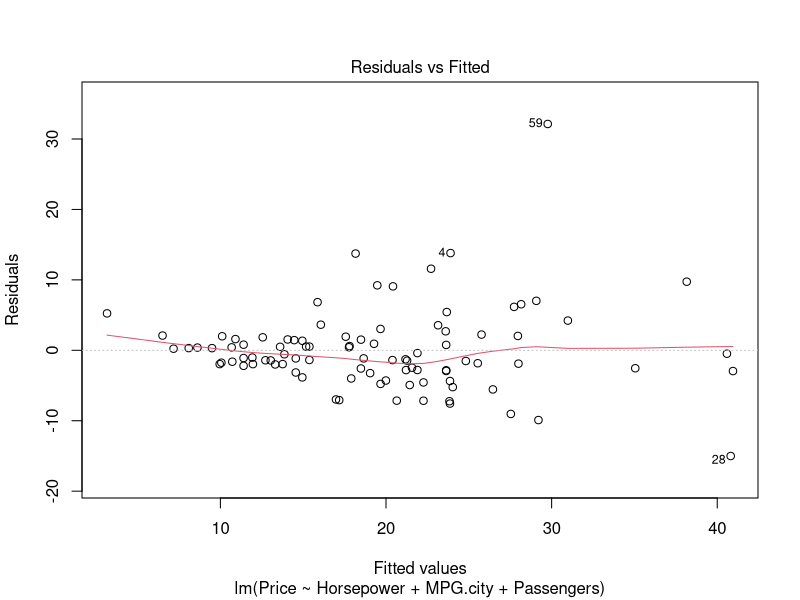
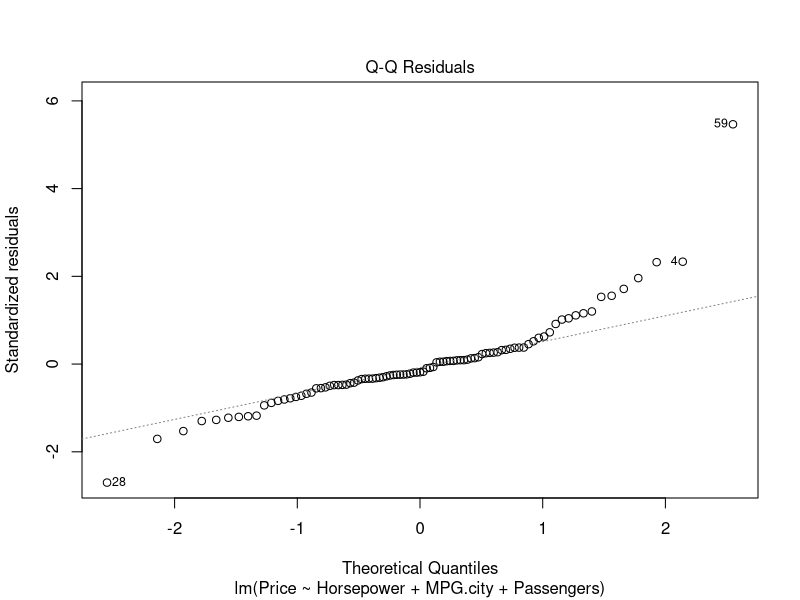
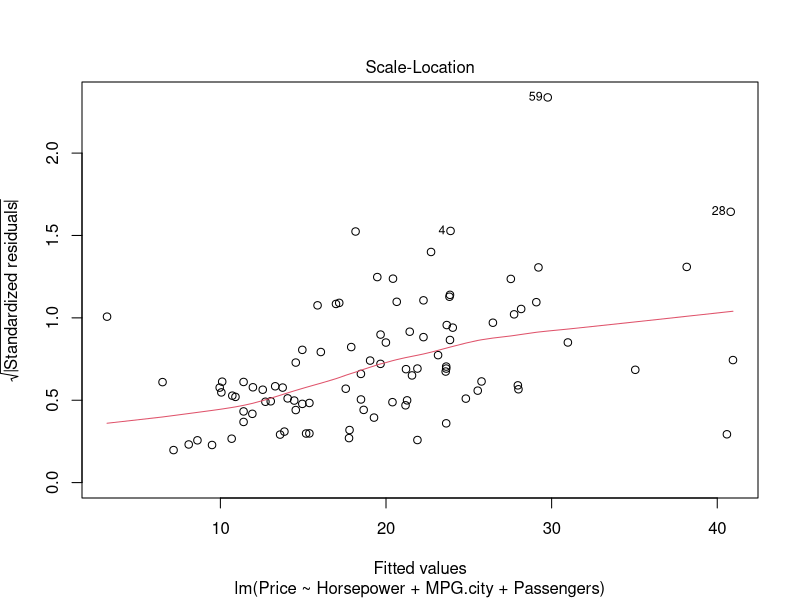
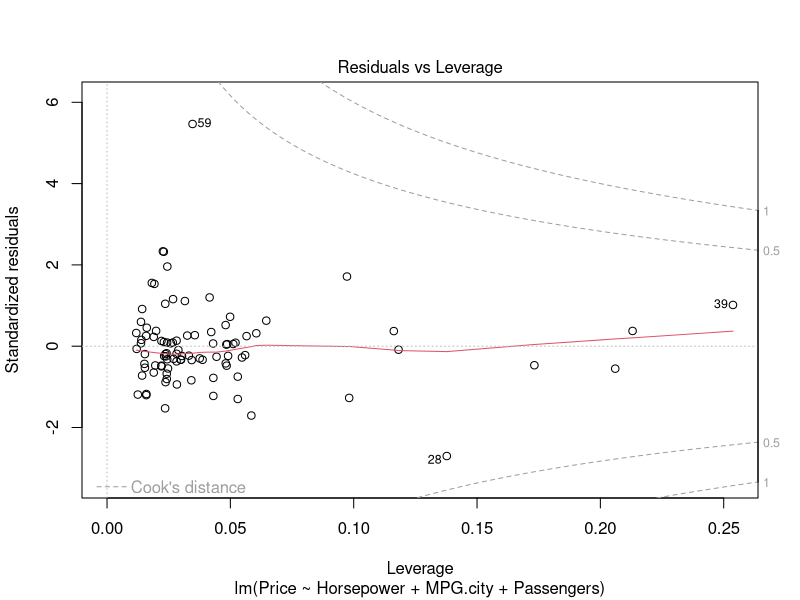
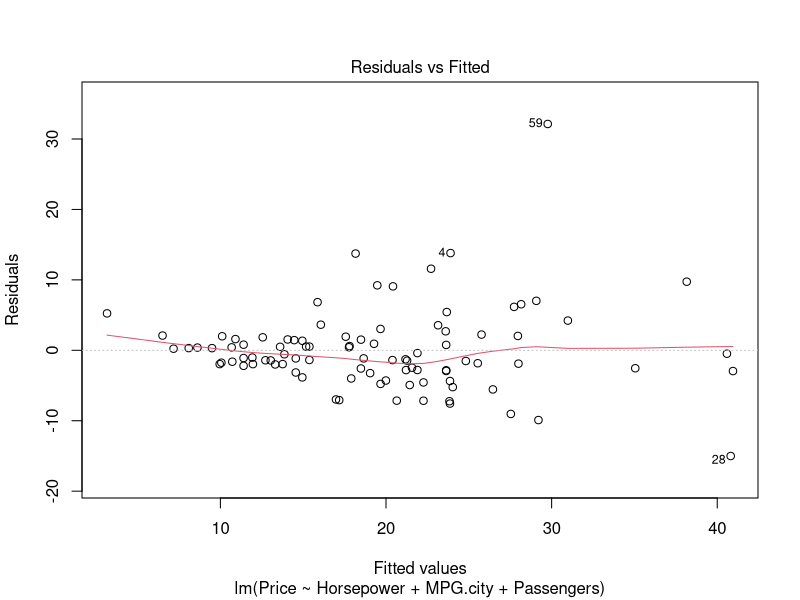
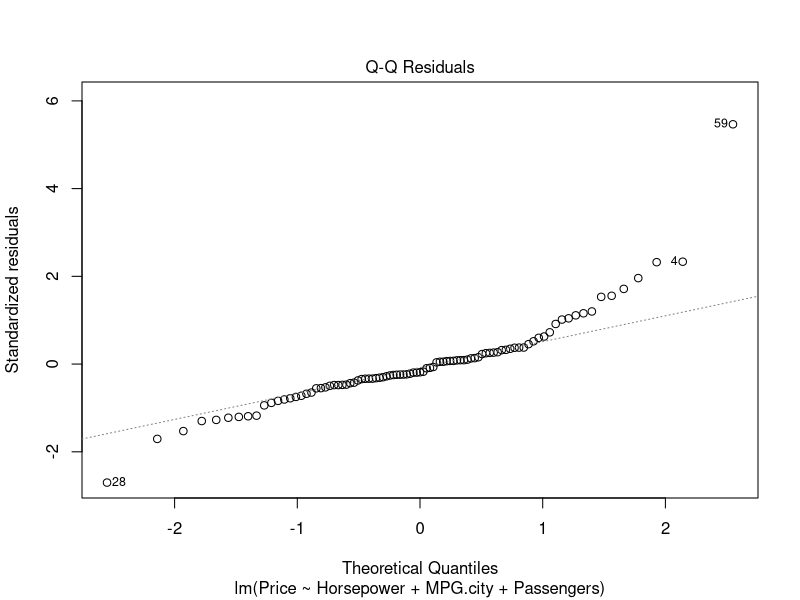
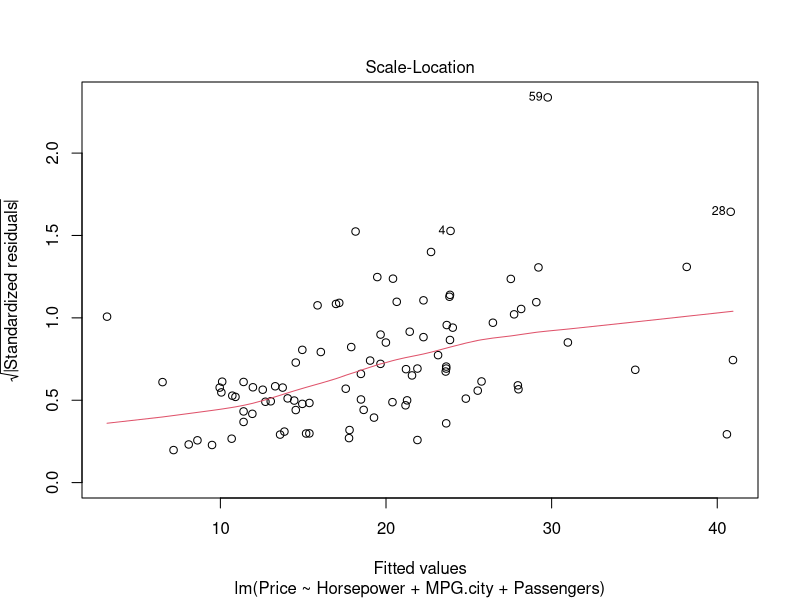
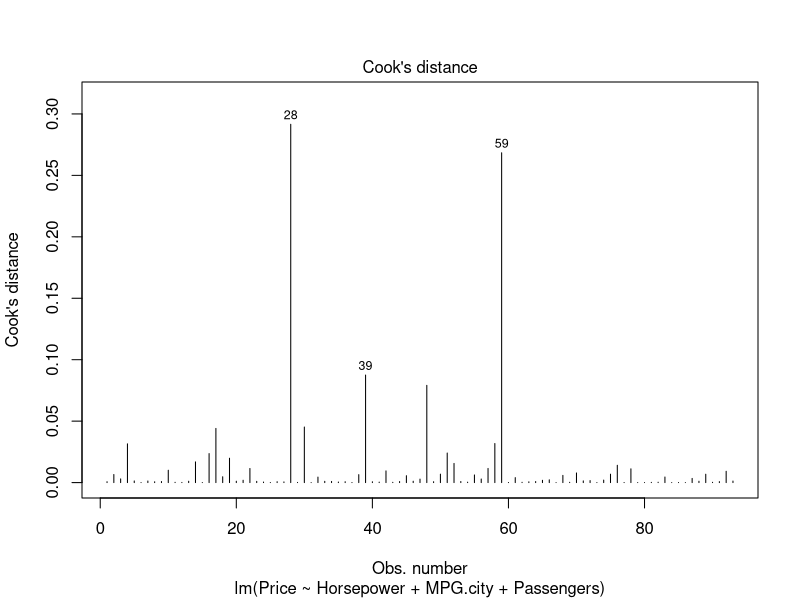

These figures' R source, in order:
### Title:    Regression in R 5: Diagnostics
### Author:   Kyle M. Lang
### Created:  2017-10-08
### Modified: 2023-01-26

rm(list = ls(all = TRUE))


###-Preliminaries------------------------------------------------------------###

library(car)      # For partial residual plots
library(dplyr)    # For data manipulation
library(sandwich) # For robust standard errors
library(lmtest)   # For hypothesis tests using robust standard errors

## Load some data:
data(Cars93, package = "MASS")

################################################################################
## PRACTICE PROBLEM 5.1
##
## Use the readRDS() function to load the "airQual.rds" dataset.
##
## NOTE: Unless otherwise instructed, use the airQual data to answer all of the
##       following practice problems.
##
################################################################################


###-Diagnostics--------------------------------------------------------------###

out1 <- lm(Price ~ Horsepower + MPG.city + Passengers, data = Cars93)
summary(out1)

################################################################################
## PRACTICE PROBLEM 5.2
##
## Regress "Temp" onto "Ozone", "Wind", "Solar.R", and the square of "Ozone".
## - In the following practice problems, this model will be referred to as "M0".
##
################################################################################

## Generate all diagnostic plots:
plot(out1)

## Residuals vs. Predicted plot:
plot(out1, which = 1)

## Q-Q Plot:
plot(out1, which = 2)

## Scale-Location Plot:
plot(out1, which = 3)

## Cook's Distance Plot:
plot(out1, which = 4)

## Residuals vs. Leverage Plot:
plot(out1, which = 5)

## Panel of partial residual plots:
crPlots(out1)

## Invidual partial residual plots:
crPlot(out1, "Horsepower")
crPlot(out1, "MPG.city")
crPlot(out1, "Passengers")

################################################################################
## PRACTICE PROBLEM 5.3
##
## Use the model you estimated in PP 5.2 (i.e., M0) to complete the following
## tasks and answer the associated questions.
##
## a) Plot the residuals from the model against its fitted values.
##    - What can you infer from this plot?
## b) Evaluate the homoscedasticity assumption using a scale-location plot.
##    - What conclusions can you draw from this plot?
## c) Evaluate the linearity assumption using partial residual plots.
##    - What can you infer from these plots?
## d) Evaluate the normality of the residuals using a Q-Q plot.
##    - Judging by the information gained from this Q-Q plot, do you think it's
##      safe to assume normally distributed errors?
##
################################################################################


###-Robust Standard Errors---------------------------------------------------###

## Use sandwich::vcovHC() to compute the HC estimate of the ACOV:
covHC1 <- vcovHC(out1)

## Do a robust test of the coefficients:
coeftest(out1, vcov = covHC1)

## Compare the default version:
summary(out1)$coefficients

################################################################################
## PRACTICE PROBLEM 5.4
##
## a) Estimate the heteroscedasticity consistent (HC) asymptotic covariance
##    matrix for M0 (i.e., the model from PP 5.2).
## b) Use the HC covariance matrix from (a) to test the coefficients of M0 with
##    robust SEs.
## c) Compare the results from (b) to the default tests of M0's coefficients.
##    - What changes when using robust SEs?
##
################################################################################

## Extend 'out1' by adding some interactions:
out1.2 <- update(out1, ". ~ . + Horsepower * MPG.city + Passengers * MPG.city")
summary(out1.2)

## Compare the 'out1' and 'out1.2' models using robust SEs:
waldtest(out1, out1.2, vcov = vcovHC)

### OR ###

covHC1.2 <- vcovHC(out1.2)
waldtest(out1, out1.2, vcov = covHC1.2)

################################################################################
## PRACTICE PROBLEM 5.5
##
## Update M0 by adding the squares of "Wind" and "Solar.R" and re-estimating the
## model.
##
################################################################################

################################################################################
## PRACTICE PROBLEM 5.6
##
## Use the models you estimated in PP 5.2 and PP 5.5 to complete the following
## tasks.
##
## a) Using HC estimates of the SEs, conduct a nested model comparison to test
##    if adding the squares of "Wind" and "Solar.R" to M0 explains
##    significantly more variance in "Temp".
##    - What is the conclusion of this test?
## b) Compare the test in (a) to the default version that does not use HC
##    estimates of the SEs.
##    - What differs when using robust SEs?
##
################################################################################


###-Another Model------------------------------------------------------------###

out2 <- lm(MPG.city ~ Horsepower + Fuel.tank.capacity + Weight, data = Cars93)
summary(out2)

## Residuals vs. Predicted plot:
plot(out2, which = 1)

## Q-Q Plot:
plot(out2, which = 2)

## Scale-Location Plot:
plot(out2, which = 3)

## Cook's Distance Plot:
plot(out2, which = 4)

## Residuals vs. Leverage Plot:
plot(out2, which = 5)

## Partial Residual Plots:
crPlots(out2)


###-Outliers & High-Leverage Cases-------------------------------------------###

## Externally studentized residuals to check for outliers:
(sr2 <- rstudent(out2))

## Create index plot of studentized residuals:
plot(sr2)

## Find the observation number for the two most extreme outliers:
badSr2 <- sr2 %>% abs() %>% sort() %>% tail(2) %>% names() %>% as.numeric()
badSr2


################################################################################
## PRACTICE PROBLEM 5.7
##
## a) Compute the studentized residuals of M0 (i.e., the model from PP 5.2).
## b) Create an index plot of the studentized residuals computed in (a).
##    - What can you infer from this plot?
## c) What are the observation numbers for the two most probable outliers
##    according to the studentized residuals from (a)?
##
################################################################################

## Compute leverages to find high-leverage points:
lev2 <- hatvalues(out2)
lev2

## Create index plot of leverages:
plot(lev2)

## Store the observation numbers for the most extreme leverages:
badLev2 <- lev2 %>% sort() %>% tail(3) %>% names() %>% as.numeric()
badLev2

################################################################################
## PRACTICE PROBLEM 5.8
##
## a) Compute the leverages of M0.
## b) Create an index plot of the leverages computed in (a).
##    - What can you infer from this plot?
## c) What are the observation numbers with the three highest leverages?
##
################################################################################


###-Measures of Influence----------------------------------------------------###

## Compute a panel of leave-one-out influence measures:
(im2 <- influence.measures(out2))

## Compute individual measures of influence:
(cd2  <- cooks.distance(out2))
(dfb2 <- dfbetas(out2))

## Create index plots for measures of influence:
plot(cd2)

plot(dfb2[ , 1])
plot(dfb2[ , 2])
plot(dfb2[ , 3])
plot(dfb2[ , 4])

## Find the single most influential observation:
(maxCd    <- which.max(cd2))
(maxDfbI  <- which.max(abs(dfb2[ , 1])))
(maxDfbB1 <- which.max(abs(dfb2[ , 2])))
(maxDfbB2 <- which.max(abs(dfb2[ , 3])))
(maxDfbB3 <- which.max(abs(dfb2[ , 4])))

################################################################################
## PRACTICE PROBLEM 5.9
##
## a) Compute the Cook's distances for M0.
## b) Create an index plot of the distances computed in (a).
##    - What can you infer from this plot?
## c) What are the observation numbers for the five most influential cases
##    according to the distances from (a)?
##
################################################################################

################################################################################
## PRACTICE PROBLEM 5.10
##
## a) Compute the DFFITS values for M0.
## b) Create an index plot of the DFFITS values computed in (a).
##    - What can you infer from this plot?
## c) What are the observation numbers for the five most influential cases
##    according to the DFFITS values from (a)?
## d) Are the observations flagged in (c) the same as those flagged in PP 5.9c?
##
################################################################################

################################################################################
## PRACTICE PROBLEM 5.11
##
## a) Compute the DFBETAS values for M0.
## b) Create an index plot of the DFBETAS values for the intercept.
##    - What can you infer from this plot?
## c) Create an index plot of the DFBETAS values for the slope of "Wind".
##    - What can you infer from this plot?
##
################################################################################


###-Effects of Influential Observations--------------------------------------###

## Exclude the most influential observation:
Cars93.2 <- Cars93[-maxCd, ]

## Refit the model:
out2.2 <- update(out2, data = Cars93.2)

summary(out2)
summary(out2.2)

################################################################################
## PRACTICE PROBLEM 5.12
##
## a) Remove the five most influential cases flagged in PP 5.9c, and use the
##    cleaned data to rerun M0.
## b) Compare the results of the model estimated in (a) to the results of the
##    original M0 fit to the entire dataset.
##    - What changes when removing the influential cases?
##
################################################################################


###-END----------------------------------------------------------------------###
